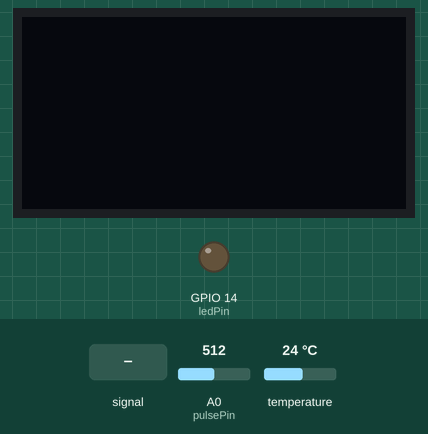
Simulated run of this sketch. Board: ESP8266 (NodeMCU). Shown: 128×64 one-colour display, output pins drawn as LEDs (lit = HIGH). The inputs (shaded band) are chosen by the test bench; at power-on: temperature 24 °C, A0 (pulsePin) = 512. WiFi joins after 1.5 s; servers stay silent unless stated; what the sketch prints to the serial monitor is not drawn.

Above: at 3.5 s.
3.6 s: A0 (pulsePin) fed a 1000 Hz sine of ±255 counts around its level
At 6.9 s:
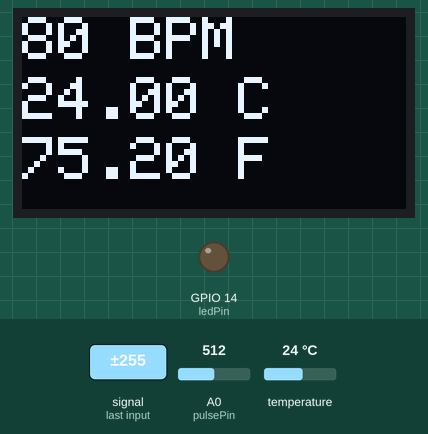
7.2 s: temperature set to 12 °C
At 9.2 s:
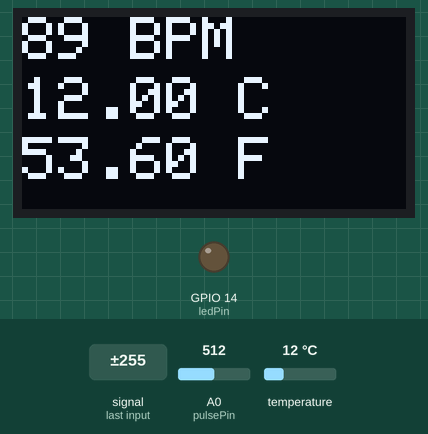
9.3 s: A0 (pulsePin) set to 584
12.0 s: A0 (pulsePin) set to 616
At 15.3 s:
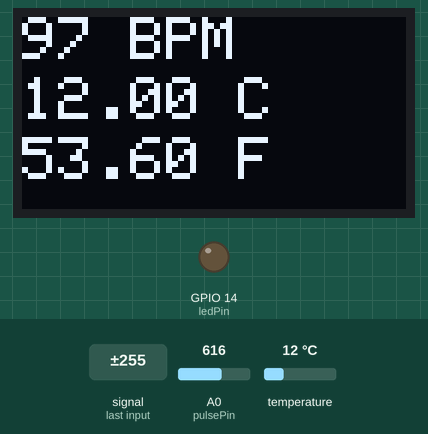
15.6 s: temperature set to 19 °C
At 18.6 s:
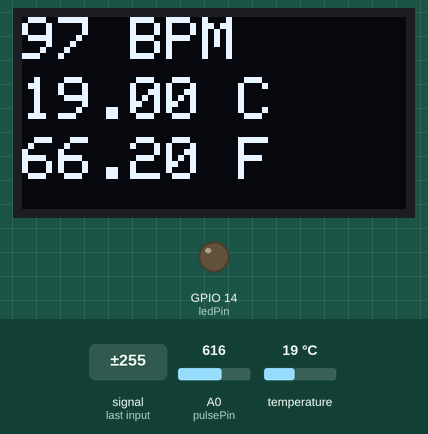
18.9 s: temperature set to 28 °C
At 21.7 s:
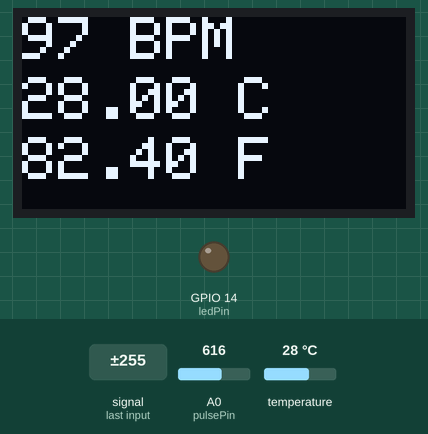
Timing chart, 0 to 23.5 s (numbered marks = the images above; inputs shaded):
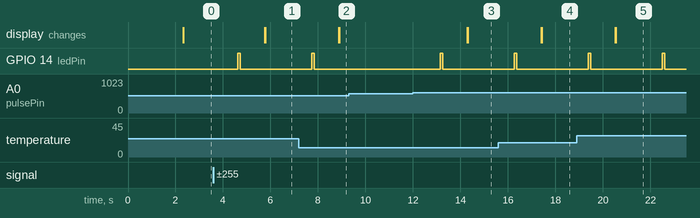

The sketch:

pulse-temperature-oled-blynk-with-nodeMCU.ino
```cpp
#include <Wire.h>
#include <Adafruit_GFX.h>
#include <Adafruit_SSD1306.h>
#include <OneWire.h>
#include <DallasTemperature.h>
#define ONE_WIRE_BUS 2
OneWire oneWire(ONE_WIRE_BUS);
DallasTemperature sensors(&oneWire);
float Celsius = 0;
float Fahrenheit = 0;


#define SCREEN_WIDTH 128 // OLED display width, in pixels
#define SCREEN_HEIGHT 64 // OLED display height, in pixels

// Declaration for an SSD1306 display connected to I2C (SDA, SCL pins)
Adafruit_SSD1306 display(SCREEN_WIDTH, SCREEN_HEIGHT, &Wire, -1);


#define BLYNK_TEMPLATE_ID "TMPL3EI8BL9yJ"
#define BLYNK_TEMPLATE_NAME "Pulse"
#define BLYNK_AUTH_TOKEN "gtIAGWnI2_GEa-QAwjTZRvs7xP1fZCld"

/* Comment this out to disable prints and save space */
#define BLYNK_PRINT Serial
// #include <WiFi.h>
// #include <WiFiClient.h>          // for ESP32
// #include <BlynkSimpleEsp32.h>
// #include <BlynkSimpleEsp8266.h>
#include <ESP8266WiFi.h> // Change the WiFi library for NodeMCU
#include <BlynkSimpleEsp8266.h> // Change the Blynk library for NodeMCU

// Define the pulse sensor settings
const int pulsePin = A0; // the pulse sensor pin
const int ledPin = 14; // the LED pin
int pulseValue; // the pulse sensor value
int bpm; // the heart rate in beats per minute


// Your WiFi credentials.
// Set password to "" for open networks.
char auth[] = BLYNK_AUTH_TOKEN;
char ssid[] = "VIRUS";
char pass[] = "VIRUS123";
BlynkTimer timer;

void setup()
 {
  // Start the serial communication
  Serial.begin(9600);

  // Connect to WiFi
  WiFi.begin(ssid, pass);
  while (WiFi.status() != WL_CONNECTED) {
    delay(1000);
    Serial.println("Connecting to WiFi...");
  }

  Serial.println("Connected to WiFi");

  // Connect to Blynk
  Blynk.begin(auth, ssid, pass);
  while (!Blynk.connected()) {
    Serial.println("Connecting to Blynk...");
    delay(1000);
  }
  Serial.println("Connected to Blynk");

  // Set up the pulse sensor
  pinMode(pulsePin, INPUT);
  pinMode(ledPin, OUTPUT);
  digitalWrite(ledPin, LOW);

  if(!display.begin(SSD1306_SWITCHCAPVCC, 0x3C)) { // Address 0x3D for 128x64
    Serial.println(F("SSD1306 allocation failed"));
    for(;;);
  }
}

void loop()
 {
  // Read the pulse sensor value
  pulseValue = analogRead(pulsePin);
  sensors.requestTemperatures();
  Celsius = sensors.getTempCByIndex(0);
  Fahrenheit = sensors.toFahrenheit(Celsius);

  // Detect the pulse
  if (pulseValue > 600) {
    digitalWrite(ledPin, HIGH); // turn on the LED
    delay(100); // wait for a short time
    digitalWrite(ledPin, LOW); // turn off the LED
    bpm = 60000 / pulseValue; // calculate the heart rate in beats per minute
    Serial.print("Heart rate: ");
    delay(1000);
    display.clearDisplay();
    display.setTextSize(2);
    display.setTextColor(WHITE);
    display.setCursor(0, 0);
    display.print(bpm);
    display.println(" BPM\n");
    Serial.print(bpm);
    Serial.println(" BPM");
    Serial.print(Celsius);
    Serial.print(" C  ");
    Serial.print(Fahrenheit);
    Serial.println(" F");
    // display.display();
    // display.setCursor(30, 30);
    // display.print(bpm);
    display.display();


  // display.clearDisplay();
  // display.setTextSize(2);
  // display.setTextColor(WHITE);
  display.setCursor(0,20);  // col row
  display.print(Celsius);
  display.println(" C");
  display.setCursor(0,40);
  display.print(Fahrenheit);
  display.print(" F");
  display.display();
  delay(1000);

    // Send the heart rate to Blynk
    Blynk.virtualWrite(V0, bpm);
    Blynk.virtualWrite(V1, Celsius);
    Blynk.virtualWrite(V2, Fahrenheit);
    delay(200);

    // Print the heart rate on the serial monitor
    String message = "Heart rate: " + String(bpm) + " BPM";
    Serial.println(message);
  }

  // Run the Blynk loop
  Blynk.run();
}
```

Measured:
- after the input at 3.6 s, GPIO 14 (ledPin): LOW → HIGH after 1.0 s, → LOW 0.10 s later; the display: first changes after 2.2 s (image 1 shows a later state)
- after the input at 9.3 s, every drawn part: stays the same
- after the input at 12.0 s, GPIO 14 (ledPin): LOW → HIGH after 1.2 s, → LOW 0.10 s later; the display: first changes after 2.3 s (image 3 shows a later state)
- after the input at 15.6 s, the display: first differs from a run without the input after 1.8 s (image 4)
- after the input at 18.9 s, the display: first differs from a run without the input after 1.6 s (image 5)
